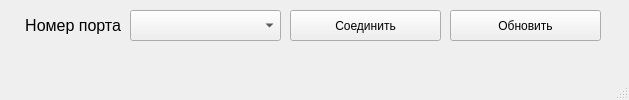
<?xml version="1.0" encoding="UTF-8"?>
<ui version="4.0">
 <class>startwindow</class>
 <widget class="QMainWindow" name="startwindow">
  <property name="geometry">
   <rect>
    <x>0</x>
    <y>0</y>
    <width>629</width>
    <height>100</height>
   </rect>
  </property>
  <property name="windowTitle">
   <string>MainWindow</string>
  </property>
  <widget class="QWidget" name="centralwidget">
   <widget class="QComboBox" name="comboBox">
    <property name="geometry">
     <rect>
      <x>130</x>
      <y>10</y>
      <width>151</width>
      <height>31</height>
     </rect>
    </property>
   </widget>
   <widget class="QPushButton" name="pushButton_3">
    <property name="geometry">
     <rect>
      <x>450</x>
      <y>10</y>
      <width>151</width>
      <height>31</height>
     </rect>
    </property>
    <property name="text">
     <string>Обновить</string>
    </property>
   </widget>
   <widget class="QPushButton" name="pushButton">
    <property name="geometry">
     <rect>
      <x>290</x>
      <y>10</y>
      <width>151</width>
      <height>31</height>
     </rect>
    </property>
    <property name="text">
     <string>Соединить</string>
    </property>
   </widget>
   <widget class="QLabel" name="label">
    <property name="geometry">
     <rect>
      <x>10</x>
      <y>10</y>
      <width>111</width>
      <height>31</height>
     </rect>
    </property>
    <property name="text">
     <string>&lt;html&gt;&lt;head/&gt;&lt;body&gt;&lt;p align=&quot;right&quot;&gt;&lt;span style=&quot; font-size:12pt;&quot;&gt;Номер порта&lt;/span&gt;&lt;/p&gt;&lt;/body&gt;&lt;/html&gt;</string>
    </property>
   </widget>
  </widget>
  <widget class="QMenuBar" name="menubar">
   <property name="geometry">
    <rect>
     <x>0</x>
     <y>0</y>
     <width>629</width>
     <height>21</height>
    </rect>
   </property>
  </widget>
  <widget class="QStatusBar" name="statusbar"/>
 </widget>
 <resources/>
 <connections/>
</ui>
